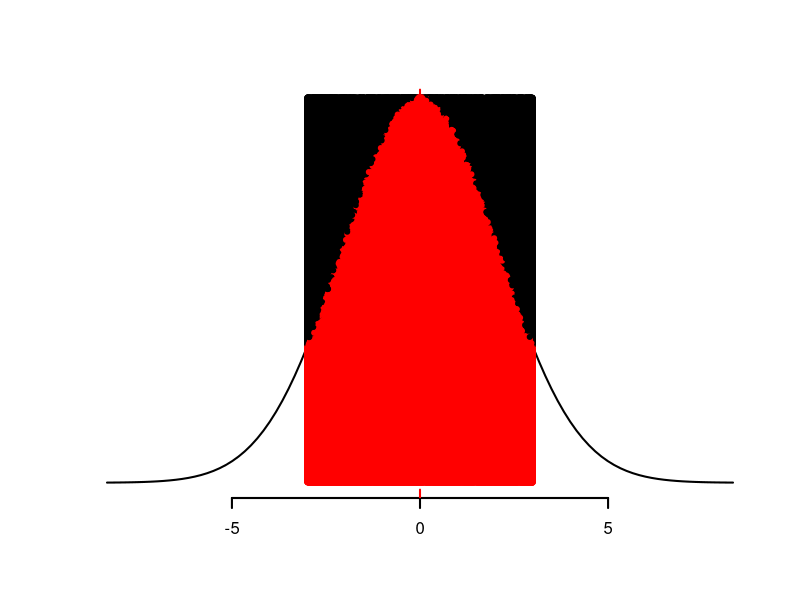
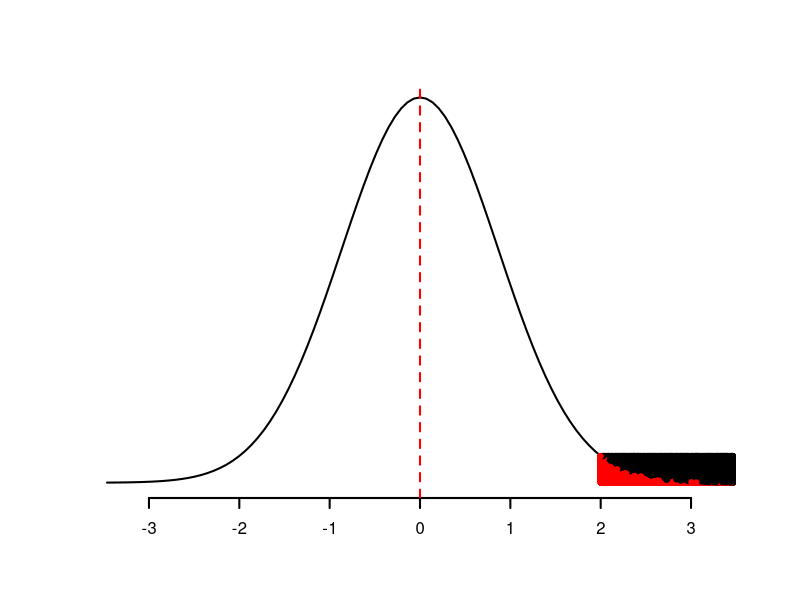
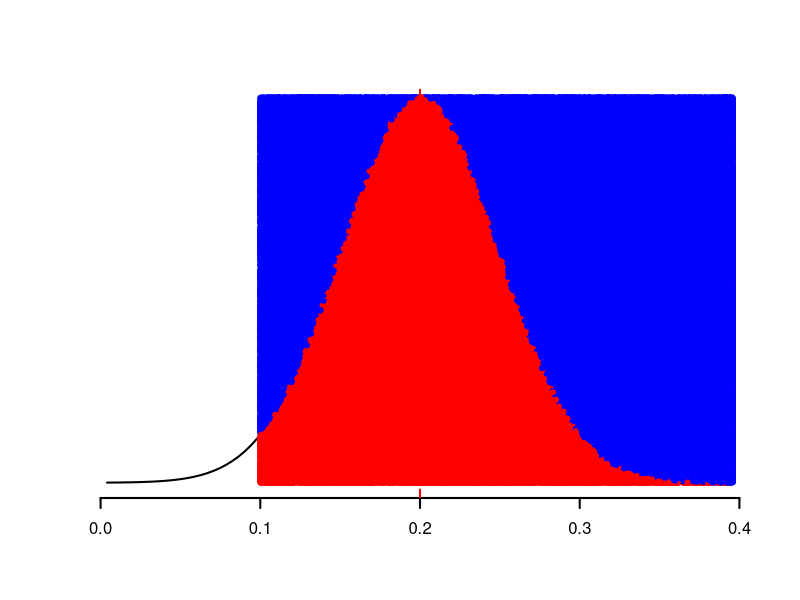

Recreate these plots in R, in order.

# Diferencia de medias muestrales y de proporciones

#Ejercicio 9
#Datos
n1=36
sigma1=12
n2=49
sigma2<-4

media<-0
sigma<-((sigma1^2/n1)+ (sigma2^2/n2))^0.5

#### Simulación clásica ######

difmu<-rnorm(1e6,0,sigma)
difmu
sum( difmu>=-3 & difmu<=3 )/1e6

####Simulación de MonteCarlo: Aceptación y Rechazo

media+4*sigma
media-4*sigma
curve(dnorm(x,media,sigma),-8.320126,8.320126,
      ylab='', xlab='', axes=F, lwd=2)
axis(1, lwd=2)
abline(v=media,lwd=2, lty=2, col='red')

rect(-3,0,3,dnorm(0,0,sigma))
B=1e6
x12<-runif(B,-3,3)
y12<-runif(B,0,dnorm(0,0,sigma))
###y<=f(x)
ca<-ifelse(y12<=dnorm(x12,media,sigma),'red','black')

points(x12,y12,col=ca, pch=c(20,20))
#animación
#for(k in 1:20){
 # points(x12[1:k], y12[1:k], col=ifelse(y12[1:k]<=dnorm(x12[1:k],media,sigma),'red','black'),
  #      pch=c(17,17))
  #Sys.sleep(1)
#}

(table(ca)[2]/B)*(3--3)*dnorm(0,0,sigma)


#Ejercicio 41:


n11=32
sigma11=4
n22=36
sigma22<-3

media<-0
sigma2<-((sigma11^2/n11)+ (sigma22^2/n22))^0.5

#### Simulación clásica ######

difmu2<-rnorm(1e6,0,sigma2)
difmu2
sum( difmu2>2)/1e6

####Simulación de MonteCarlo: Aceptación y Rechazo

media+4*sigma2
media-4*sigma2
curve(dnorm(x,media,sigma2),-3.464102,3.464102,
      ylab='', xlab='', axes=F, lwd=2)
axis(1, lwd=2)
abline(v=media,lwd=2, lty=2, col='red')

rect(2,0,3.464102,dnorm(2,0,sigma2))
B=1e6
x.1<-runif(B,2,3.464102)
y.2<-runif(B,0,dnorm(2,0,sigma2))
###y<=f(x)
ca<-ifelse(y.2<=dnorm(x.1,media,sigma2),'red','black')

points(x.1,y.2,col=ca, pch=c(20,20))
#animación
#for(k in 1:20){
# points(x12[1:k], y12[1:k], col=ifelse(y12[1:k]<=dnorm(x12[1:k],media,sigma),'red','black'),
#      pch=c(17,17))
#Sys.sleep(1)
#}

(table(ca)[2]/B)*(3.464102-2)*dnorm(2,0,sigma2)


#Ejercicio 45

p1=0.40
p2=0.20
n1=300
n2=100

media3<- p1-p2
media3
sigma3<-( (p1*(1-p1)/n1) +(p2*(1-p2)/n2))^0.5
sigma3
#Simulación clásica
difpro<-rnorm(1e6,media, sigma3)
difpro
sum(difpro>0.10)/1e6
#Simulación de MonteCarlo: Aceptación - Rechazo

media3-4*sigma3

curve(dnorm(x,media3, sigma3), 0.004040821,0.3959592,xlab=''
      ,lwd=2, ylab='', axes=F)
axis(1, lwd=2)
abline(v=media3, lwd=2, lty=2,col='red')
rect(0.1,0,0.3959592,dnorm(0.2,media3, sigma3))

x3<-runif(1e6,0.1,0.3959592)
y3<-runif(1e6,0,dnorm(0.2,media3, sigma3))

ca3<-ifelse(y3<=dnorm(x3,media3, sigma3),'red','blue')
points(x3,y3,col=ca3,pch=c(20,20))

(table(ca3)[2]/1e6)*(0.3959592-0.1)*dnorm(0.2,media3, sigma3)

